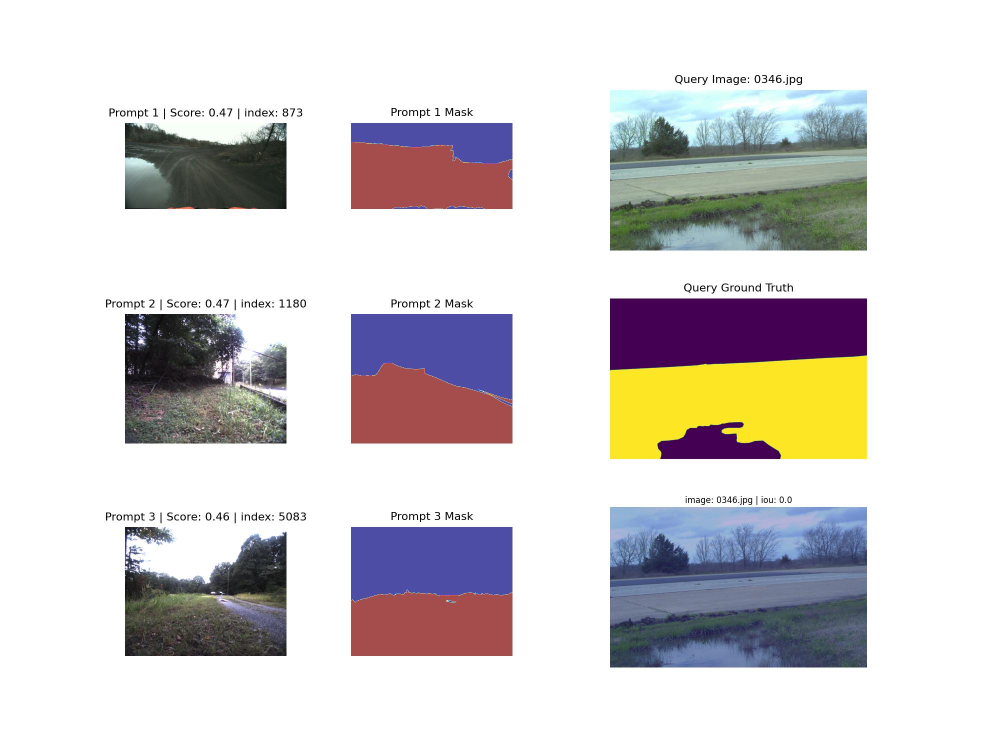
#> input picture failure_cases/0346.jpg, 2000 x 1500 px (shown at 1/2 size)
$ python resize.py --input-dir ../../../../../failure_cases --out-height 100 --out-width 100
#> lines starting #> are read from the running program, lines starting #| are printed output that depends on the picture
import argparse
import os
from PIL import Image

def resize_images(input_dir, out_height, out_width):
    # Create the output directory
#> called with input_dir = '../../../../../failure_cases', out_height = 100, out_width = 100
    output_dir = os.path.join(input_dir, "resized")
    os.makedirs(output_dir, exist_ok=True)

    # Iterate through all files in the input directory
    for filename in os.listdir(input_dir):
        if filename.lower().endswith(('.png', '.jpg', '.jpeg', '.gif', '.bmp')):
            input_path = os.path.join(input_dir, filename)
            output_path = os.path.join(output_dir, filename)

            with Image.open(input_path) as img:
                # Resize the image
#> img is the input picture: PIL image 2000x1500 RGB; mean R, G, B 213, 209.5, 210.1
                resized_img = img.resize((out_width, out_height), Image.LANCZOS)
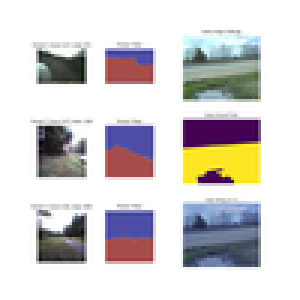
#> resized_img: PIL image 100x100 RGB (shown 3 times larger); mean R, G, B 212.5, 209.2, 209.7
                # Save the resized image
                resized_img.save(output_path)
                print(f"Resized {filename} to {out_width}x{out_height}")
#> pass 2 of the loop in resize_images, `for filename in os.listdir(input_dir):`:
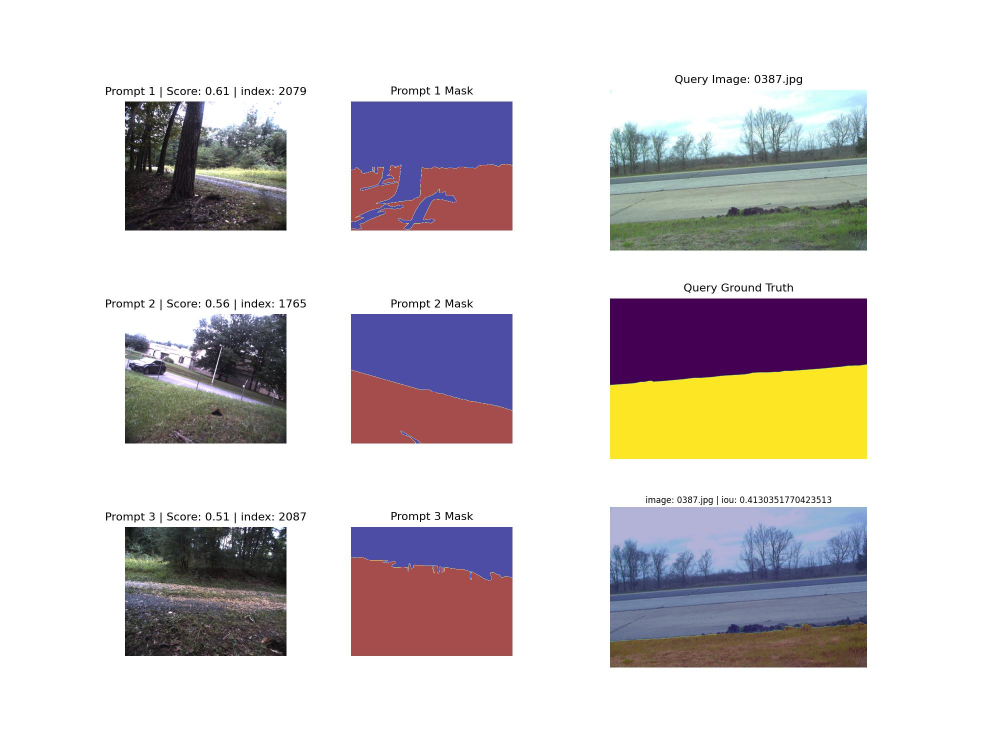
#> input picture failure_cases/0387.jpg, 2000 x 1500 px (shown at 1/2 size)
#> in resize_images, img is the input picture: PIL image 2000x1500 RGB; mean R, G, B 211.4, 206.6, 207.5
#> in resize_images, `resized_img = img.resize((out_width, out_height), Image.LANCZOS)`:
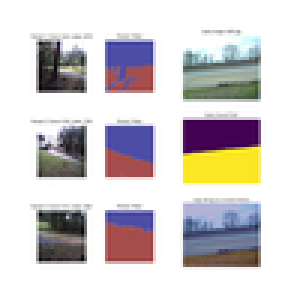
#> resized_img: PIL image 100x100 RGB (shown 3 times larger); mean R, G, B 210.9, 206.2, 207.1

def main():
    parser = argparse.ArgumentParser(description="Resize images in a directory.")
    parser.add_argument("--input-dir", required=True, help="Input directory containing images")
    parser.add_argument("--out-height", type=int, required=True, help="Output height in pixels")
    parser.add_argument("--out-width", type=int, required=True, help="Output width in pixels")

    args = parser.parse_args()

    resize_images(args.input_dir, args.out_height, args.out_width)

if __name__ == "__main__":
    main()
